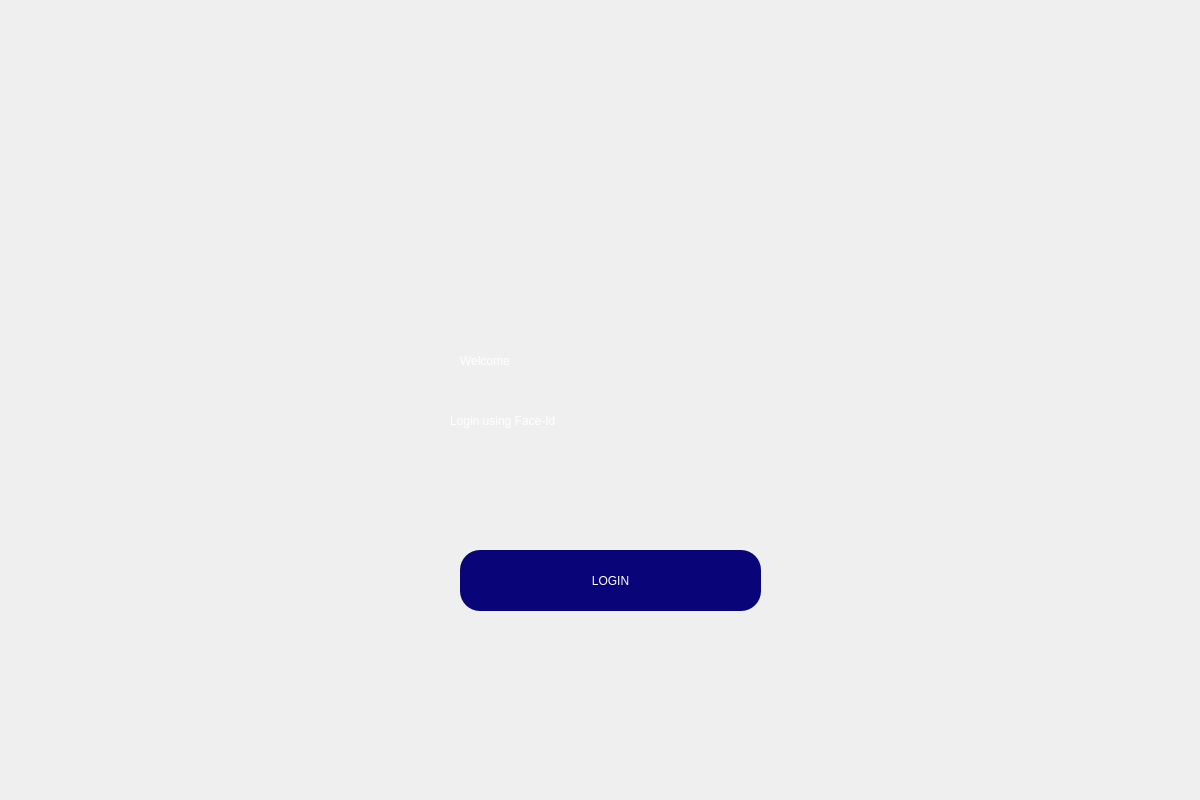
<?xml version="1.0" encoding="UTF-8"?>
<ui version="4.0">
 <class>Dialog</class>
 <widget class="QDialog" name="Dialog">
  <property name="geometry">
   <rect>
    <x>0</x>
    <y>0</y>
    <width>1200</width>
    <height>800</height>
   </rect>
  </property>
  <property name="windowTitle">
   <string>Dialog</string>
  </property>
  <widget class="QWidget" name="bgwidget" native="true">
   <property name="geometry">
    <rect>
     <x>0</x>
     <y>0</y>
     <width>1201</width>
     <height>801</height>
    </rect>
   </property>
   <widget class="QLabel" name="bglabel">
    <property name="geometry">
     <rect>
      <x>0</x>
      <y>0</y>
      <width>1201</width>
      <height>801</height>
     </rect>
    </property>
    <property name="text">
     <string/>
    </property>
    <property name="pixmap">
     <pixmap>cool-background.png</pixmap>
    </property>
    <property name="scaledContents">
     <bool>true</bool>
    </property>
   </widget>
   <widget class="QLabel" name="label_2">
    <property name="geometry">
     <rect>
      <x>460</x>
      <y>330</y>
      <width>301</width>
      <height>61</height>
     </rect>
    </property>
    <property name="styleSheet">
     <string notr="true">font: 48pt &quot;Tw Cen MT&quot;;color:rgb(255, 255, 255)</string>
    </property>
    <property name="text">
     <string>Welcome</string>
    </property>
   </widget>
   <widget class="QLabel" name="label_3">
    <property name="geometry">
     <rect>
      <x>450</x>
      <y>390</y>
      <width>361</width>
      <height>61</height>
     </rect>
    </property>
    <property name="styleSheet">
     <string notr="true">font: 25pt &quot;Tw Cen MT&quot;;color:rgb(255, 255, 255)</string>
    </property>
    <property name="text">
     <string>Login using Face-Id</string>
    </property>
   </widget>
   <widget class="QPushButton" name="pushButton">
    <property name="geometry">
     <rect>
      <x>460</x>
      <y>550</y>
      <width>301</width>
      <height>61</height>
     </rect>
    </property>
    <property name="styleSheet">
     <string notr="true">border-radius:20px;
font: 75 18pt &quot;MS Shell Dlg 2&quot;; 
color: rgb(255, 255, 255);
background-color:rgb(10, 4, 121)</string>
    </property>
    <property name="text">
     <string>LOGIN</string>
    </property>
   </widget>
   <widget class="QLabel" name="label">
    <property name="geometry">
     <rect>
      <x>310</x>
      <y>180</y>
      <width>571</width>
      <height>111</height>
     </rect>
    </property>
    <property name="text">
     <string/>
    </property>
    <property name="pixmap">
     <pixmap>Bestbanklogo.png</pixmap>
    </property>
   </widget>
  </widget>
 </widget>
 <resources/>
 <connections/>
</ui>
